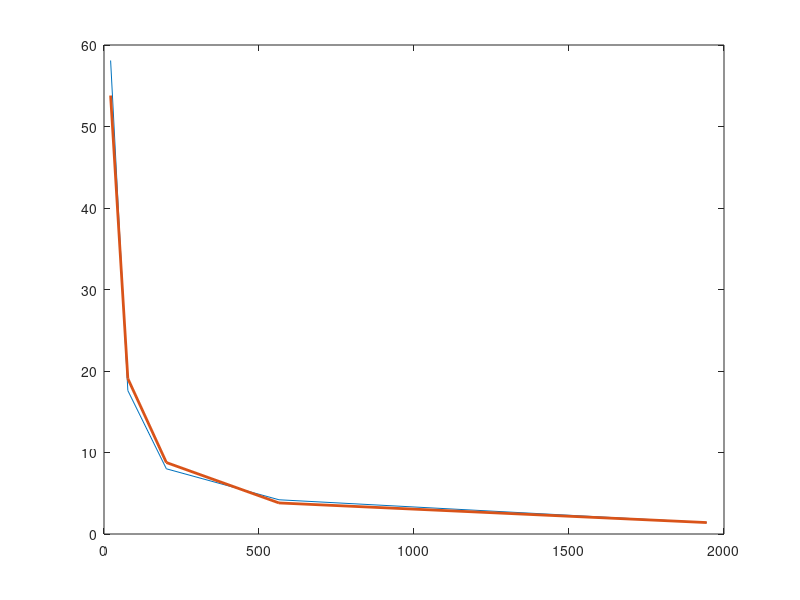

Here is the MATLAB script that generated this plot:
clear 

n = [21.3 76.9 201.2 564.6 1944.3];
tau_c = [58.1 17.6 8.0 4.2 1.4];

nlog10 = log10(n);
tau_clog10 = log10(tau_c);

% loglog(n, tau_c, 'LineWidth', 2)

plot(nlog10,tau_clog10,'LineWidth',2)

%%
p = polyfit(nlog10, tau_clog10, 1);

tau_c_hat = 10^p(2)*n.^(p(1));

plot(n, tau_c, n, tau_c_hat,'LineWidth',2)